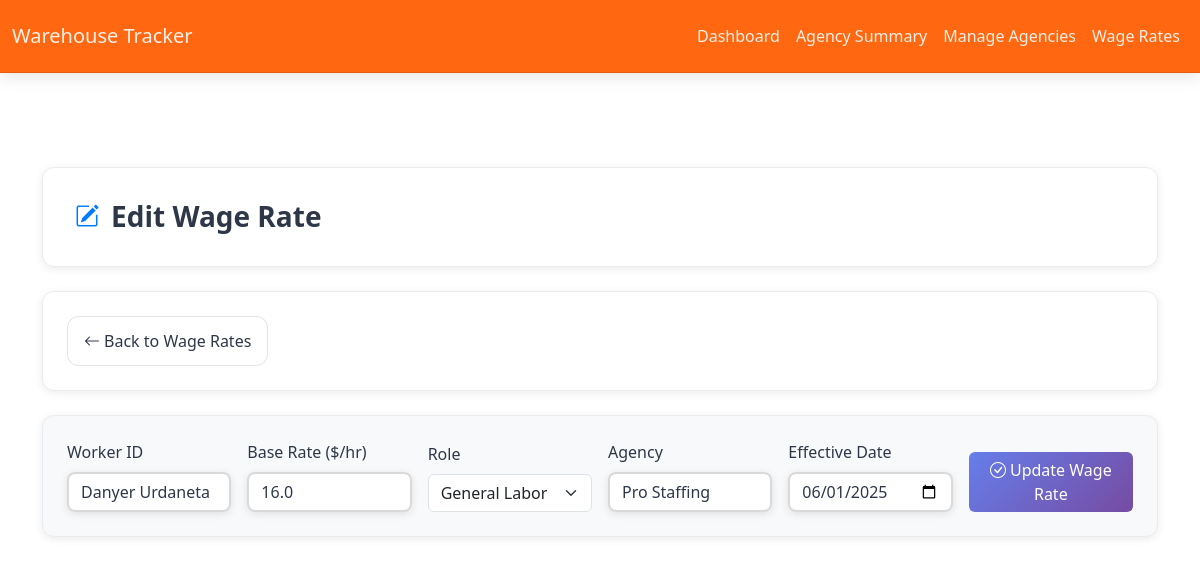
The page /wage_rates/edit/119?agency=&show_all=0 on the database as committed earlier.
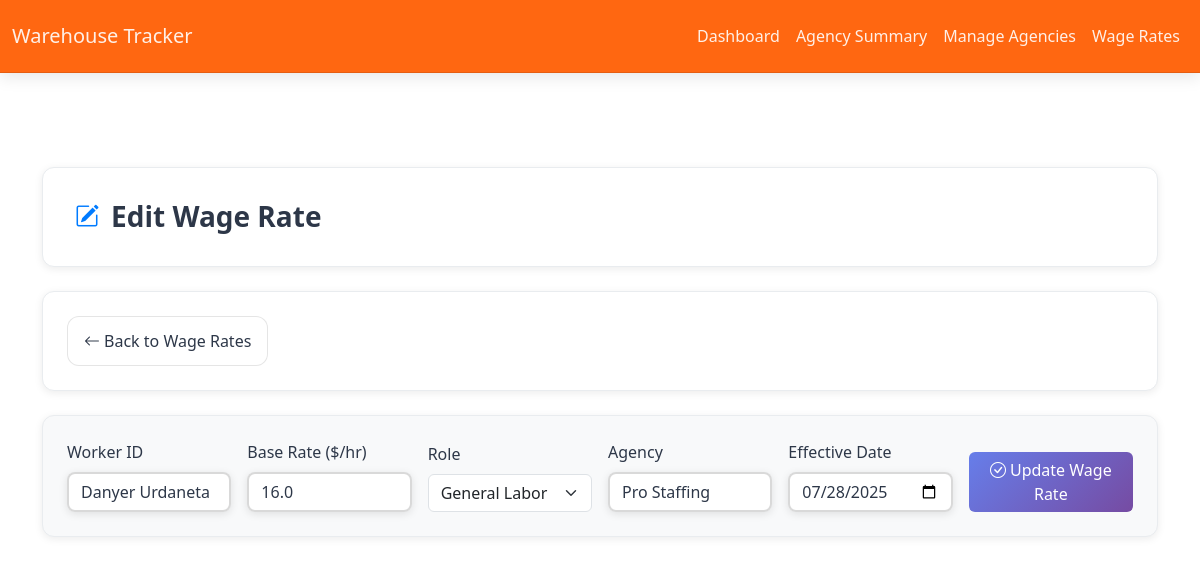
The same page on the database as committed later.
### app/models.py (models this page shows, shortened)
class WageRate(db.Model):
    __tablename__ = 'wage_rate'
    id = db.Column(db.Integer, primary_key=True)
    worker_id = db.Column(db.String(64), nullable=False, index=True)
    base_rate = db.Column(db.Float, nullable=True)  # e.g., 16 or 18
    role = db.Column(db.String(64), nullable=True)   # e.g., 'general labor', 'forklift driver'
    agency = db.Column(db.String(128), nullable=True)
    markup = db.Column(db.Float, nullable=True)      # e.g., 0.25 for 25%
    effective_date = db.Column(db.Date, nullable=True)  # Now required

### app/routes/dashboard.py (the view, shortened to what this page needs)
@dashboard_bp.route('/wage_rates/edit/<int:wage_rate_id>', methods=['GET', 'POST'])
def edit_wage_rate(wage_rate_id):
    wage_rate = WageRate.query.get_or_404(wage_rate_id)
    show_all = request.args.get('show_all', '0')
    agency_filter = request.args.get('agency', '')
    return render_template('edit_wage_rate.html', wage_rate=wage_rate, agency=agency_filter, show_all=show_all)

### app/templates/edit_wage_rate.html (shortened to what this page needs)
{% extends "layout.html" %}
{% block content %}
<div class="page-header">
  <h1>
    <i class="bi bi-pencil-square"></i>
    Edit Wage Rate
  </h1>
</div>
<div class="control-panel">
  <div class="action-buttons">
    <a class="btn btn-outline-secondary back-button" href="{{ url_for('dashboard.wage_rates') }}">
      <i class="bi bi-arrow-left me-1"></i>Back to Wage Rates
    </a>
  </div>
</div>
<div class="form-section">
    <form method="post" class="row g-3 align-items-end">
      <div class="col-md-2">
        <label class="form-label">Worker ID</label>
        <input name="worker_id" class="form-control" value="{{ wage_rate.worker_id }}" required />
      </div>
      <div class="col-md-2">
        <label class="form-label">Base Rate ($/hr)</label>
        <input name="base_rate" type="number" step="0.01" class="form-control" value="{{ wage_rate.base_rate }}" required />
      </div>
      <div class="col-md-2">
        <label class="form-label">Role</label>
        <select name="role" class="form-select">
          <option value="general labor" {% if wage_rate.role == 'general labor' %}selected{% endif %}>General Labor</option>
        </select>
      </div>
      <div class="col-md-2">
        <label class="form-label">Agency</label>
        <input name="agency" class="form-control" value="{{ wage_rate.agency or '' }}" />
      </div>
      <div class="col-md-2">
        <label class="form-label">Effective Date</label>
        <input name="effective_date" type="date" class="form-control" value="{{ wage_rate.effective_date }}" required />
      </div>
              <div class="col-md-2 d-flex align-items-end">
          <button class="btn btn-primary w-100">
            <i class="bi bi-check-circle me-1"></i>Update Wage Rate
          </button>
        </div>
      </form>
  </div>
{% endblock %}

Rows that differ between the two databases and show on the page:
changed WageRate "Danyer Urdaneta": effective_date "06/01/2025" → "07/28/2025"
